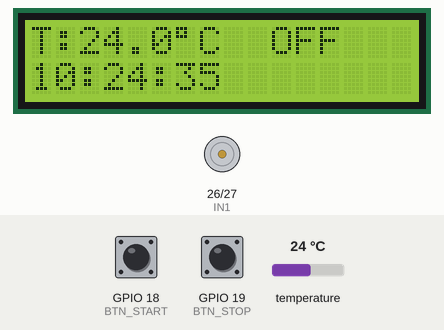
A sketch run on a simulated ESP32. Parts: 16×2 character LCD, motor-driver pin pairs drawn as motors (green arrow = first pin HIGH = forward, orange = second pin HIGH = backward, longer = more drive, scaled by the enable pin). Inputs (shaded band) come from the test bench; at power-on: GPIO 18 (BTN_START) HIGH, GPIO 19 (BTN_STOP) HIGH, temperature 24 °C. WiFi joins after 1.5 s; servers stay silent unless stated; the local clock reads 2024-03-15 10:24:30 at power-on unless the sketch sets it; what the sketch prints to the serial monitor is not drawn.

Above: at 6.1 s.
6.2 s: GPIO 18 (BTN_START) pulled LOW for 0.15 s
At 8.8 s:
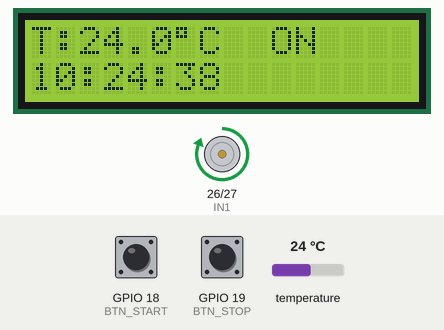
14.1 s: GPIO 19 (BTN_STOP) pulled LOW for 1 s
At 15.3 s:
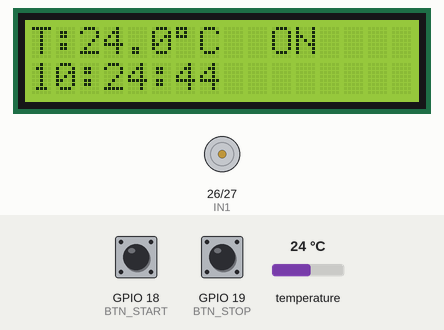
18.9 s: temperature set to 12 °C
At 21.2 s:
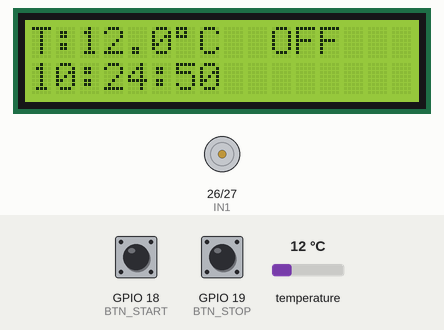
25.0 s: GPIO 18 (BTN_START) pulled LOW for 1 s
At 26.3 s:
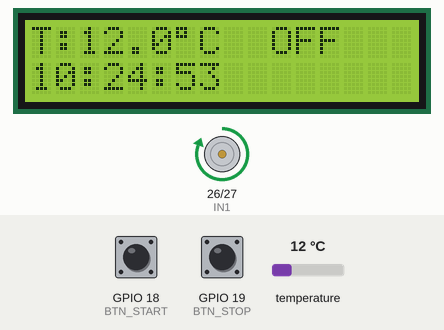
31.2 s: GPIO 19 (BTN_STOP) pulled LOW for 0.15 s
At 33.4 s:
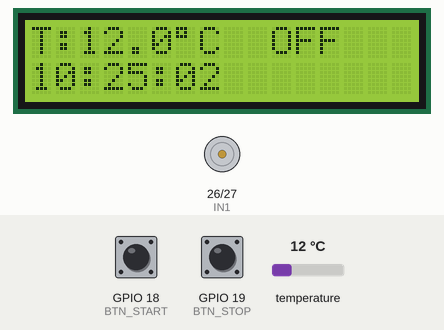
37.2 s: temperature set to 19 °C
At 39.9 s:
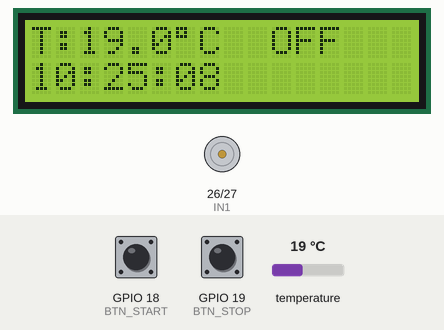
Timing chart, 0 to 41.4 s (numbered marks = the images above; inputs shaded):
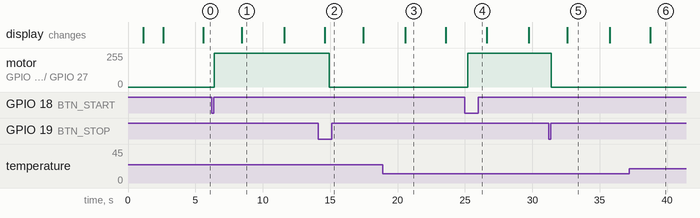

Measured:
- after the input at 6.2 s, motor on GPIO 26 (IN1) / GPIO 27 (IN2): stopped → forward 255/255 after 0.20 s; the display: changes after 2.2 s (image 1)
- after the input at 14.1 s, motor on GPIO 26 (IN1) / GPIO 27 (IN2): forward 255/255 → stopped after 0.84 s
- after the input at 25.0 s, motor on GPIO 26 (IN1) / GPIO 27 (IN2): stopped → forward 255/255 after 0.20 s
- after the input at 31.2 s, motor on GPIO 26 (IN1) / GPIO 27 (IN2): forward 255/255 → stopped after 0.20 s; the display: changes after 1.4 s (image 5)
- what the display in image 1 shows lasts 3.2 s, from 8.4 s to 11.6 s
- what the display in image 3 shows lasts 3.0 s, from 20.6 s to 23.6 s

The sketch:

iot_jamu.ino
```cpp
#include <WiFi.h>
#include <Firebase_ESP_Client.h>
#include <Wire.h>
#include <LiquidCrystal_I2C.h>
#include <OneWire.h>
#include <DallasTemperature.h>
#include <RTClib.h>

// ========================================================
// 1. Kredensial WiFi
// ========================================================
#define WIFI_SSID "SOEDARA NGOPI"
#define WIFI_PASSWORD "silakanpesandulu"

// ========================================================
// 2. Kredensial Firebase
// ========================================================
#define API_KEY "AIzaSyAQTP3TyLYXCWybZUzwz4OmydQeC5RNbrs"
#define PROJECT_ID "project-ta-c6051"

// ========================================================
// 3. Konfigurasi Pin Hardware
// ========================================================
LiquidCrystal_I2C lcd(0x27, 16, 2);

#define ONE_WIRE_BUS 4
OneWire oneWire(ONE_WIRE_BUS);
DallasTemperature sensors(&oneWire);

RTC_DS3231 rtc;

// L298N (Motor Pengaduk)
#define ENA 25
#define IN1 26
#define IN2 27

// Tombol Fisik
#define BTN_START 18
#define BTN_STOP 19

// ========================================================
// 4. Objek & Variabel Global Firebase
// ========================================================
FirebaseData fbdo;
FirebaseConfig config;
FirebaseAuth auth;

unsigned long sendDataPrevMillis = 0;
bool motorState = false;
bool isManualOverride = false;

void setup() {
    Serial.begin(115200);
    delay(1000);
    Serial.println("\n=================================");
    Serial.println("   SISTEM MONITORING BOILER BOOT  ");
    Serial.println("=================================");

    // Inisialisasi Pin Hardware
    pinMode(ENA, OUTPUT);
    pinMode(IN1, OUTPUT);
    pinMode(IN2, OUTPUT);
    pinMode(BTN_START, INPUT_PULLUP);
    pinMode(BTN_STOP, INPUT_PULLUP);

    // Inisialisasi I2C & LCD
    Wire.begin(21, 22);
    lcd.init();
    lcd.backlight();
    lcd.setCursor(0, 0);
    lcd.print("Menghubungkan...");
    lcd.setCursor(0, 1);
    lcd.print("WiFi & Firebase");

    // Inisialisasi Sensor
    sensors.begin();
    if (!rtc.begin()) {
        Serial.println("[WARN] RTC tidak ditemukan atau tidak berjalan!");
    } else {
        Serial.println("[INFO] RTC Terdeteksi.");
    }

    // Koneksi WiFi
    Serial.print("[WIFI] Menghubungkan ke SSID: ");
    Serial.println(WIFI_SSID);
    WiFi.begin(WIFI_SSID, WIFI_PASSWORD);

    while (WiFi.status() != WL_CONNECTED) {
        Serial.print(".");
        delay(500);
    }
    Serial.println();
    Serial.println("[WIFI] Terhubung Berhasil! ");
    Serial.print("[WIFI] IP Address: ");
    Serial.println(WiFi.localIP());

    // Inisialisasi Kredensial Firebase
    Serial.println("[FIREBASE] Mengonfigurasi Kredensial...");
    config.api_key = API_KEY;
    config.database_url = "https://project-ta-c6051-default-rtdb.asia-southeast1.firebasedatabase.app/";

    // Bypass Firebase Authentication agar bisa langsung akses Firestore
    config.signer.test_mode = true;

    // Matikan token status callback agar TokenHelper bawaan tidak ikut campur dan memicu error -127
    config.token_status_callback = NULL;

    Firebase.begin(&config, &auth);
    Firebase.reconnectWiFi(true);

    lcd.clear();
    lcd.setCursor(0, 0);
    lcd.print("Sistem Siap!");
    Serial.println("[SYSTEM] Setup selesai. Memulai loop...\n");
    delay(2000);
}

void loop() {
    // --------------------------------------------------------
    // A. BACA TOMBOL FISIK
    // --------------------------------------------------------
    if (digitalRead(BTN_START) == LOW) {
        motorState = true;
        isManualOverride = true;
        Serial.println("[INPUT] Tombol START ditekan -> Motor ON (Manual Override)");
        delay(200);
    }
    if (digitalRead(BTN_STOP) == LOW) {
        motorState = false;
        isManualOverride = true;
        Serial.println("[INPUT] Tombol STOP ditekan -> Motor OFF (Manual Override)");
        delay(200);
    }

    // --------------------------------------------------------
    // B. KONTROL MOTOR L298N
    // --------------------------------------------------------
    if (motorState) {
        digitalWrite(ENA, HIGH);
        digitalWrite(IN1, HIGH);
        digitalWrite(IN2, LOW);
    } else {
        digitalWrite(ENA, LOW);
        digitalWrite(IN1, LOW);
        digitalWrite(IN2, LOW);
    }

    // --------------------------------------------------------
    // C. UPDATE & BACA DARI FIREBASE (Tiap 3 Detik)
    // BYPASS: Menggunakan WiFi.status(), tidak peduli dengan token status!
    // --------------------------------------------------------
    if ((WiFi.status() == WL_CONNECTED) && (millis() - sendDataPrevMillis > 3000 || sendDataPrevMillis == 0)) {
        sendDataPrevMillis = millis();
        String documentPath = "monitoring/boiler";

        Serial.println("\n--------------------------------------------------");
        Serial.println("[API] Memulai siklus sinkronisasi Firestore... (Bypass Mode)");

        // 1. Ambil Instruksi dari Firestore
        if (!isManualOverride) {
            Serial.println("[API REST] GET data dari Firestore... ");
            if (Firebase.Firestore.getDocument(&fbdo, PROJECT_ID, "", documentPath.c_str(), "")) {
                Serial.println("[API REST] GET Berhasil! Memparsing payload...");

                FirebaseJson payload;
                payload.setJsonData(fbdo.payload().c_str());
                FirebaseJsonData result;
                payload.get(result, "fields/status/stringValue");

                if (result.success) {
                    String appStatus = result.stringValue;
                    Serial.print("[DATA] Status dari Aplikasi Flutter: ");
                    Serial.println(appStatus);

                    if (appStatus == "NORMAL") motorState = true;
                    else if (appStatus == "OFF") motorState = false;
                } else {
                    Serial.println("[WARN] Gagal memparsing data. Kemungkinan field 'status' belum ada di Firestore.");
                }
            } else {
                Serial.print("[ERROR] GET data gagal. Alasan: ");
                // Jika rules sudah "if true", respon ini akan tetap memproses data walau token error
                Serial.print(fbdo.errorReason());
                Serial.print(" | HTTP CODE: ");
                Serial.println(fbdo.httpCode());
            }
        } else {
            Serial.println("[INFO] Siklus GET dilewati karena status sedang di-override tombol fisik.");
            isManualOverride = false;
        }

        // 2. Baca Suhu & Waktu dari Hardware
        sensors.requestTemperatures();
        float suhu = sensors.getTempCByIndex(0);
        DateTime now = rtc.now();

        // 3. Tampilkan di LCD I2C
        lcd.clear();
        lcd.setCursor(0, 0);
        lcd.print("T:");
        lcd.print(suhu, 1);
        lcd.print((char)223);
        lcd.print("C  ");
        lcd.print(motorState ? "ON " : "OFF");

        lcd.setCursor(0, 1);
        char timeStr[10];
        sprintf(timeStr, "%02d:%02d:%02d", now.hour(), now.minute(), now.second());
        lcd.print(timeStr);

        // 4. Kirim (PATCH) Data Suhu & Motor ke Firestore
        FirebaseJson content;
        content.set("fields/temperature/doubleValue", (double)suhu);
        content.set("fields/status/stringValue", motorState ? "NORMAL" : "OFF");

        Serial.print("[API REST] PATCH data ke Firestore... ");

        if (Firebase.Firestore.patchDocument(&fbdo, PROJECT_ID, "", documentPath.c_str(), content.raw(), "temperature,status")) {
            Serial.println("BERHASIL DIKIRIM!");
            Serial.print("[SERVER RESPONSE]: ");
            Serial.println(fbdo.payload().c_str());
        } else {
            Serial.print("GAGAL! Alasan: ");
            Serial.print(fbdo.errorReason());
            Serial.print(" | HTTP CODE: ");
            Serial.println(fbdo.httpCode());
        }
        Serial.println("--------------------------------------------------");
    }
}
```
